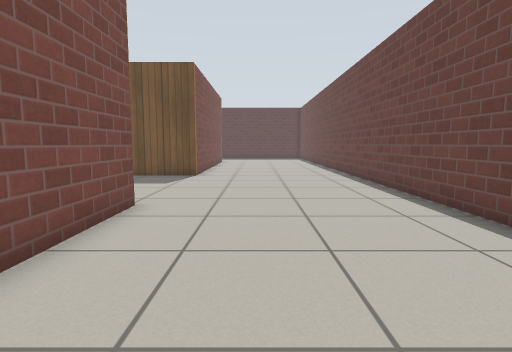
View 1 (above)

16 first-person views from a walk through a world built for the Gazebo simulator. The camera is 0.72 m above the floor, tilts 6° down and sees 80° across. The floor is counted in squares, 0.5 m on a side. Each view is taken from the middle of a square. On the plan, view 1 faces up. The plan holds only what a view shows up to about 14 squares ahead; the rest is blank. Gazebo's built-in surfaces are drawn with simple patterns. Some stock models are drawn as simple stand-ins.

View 2
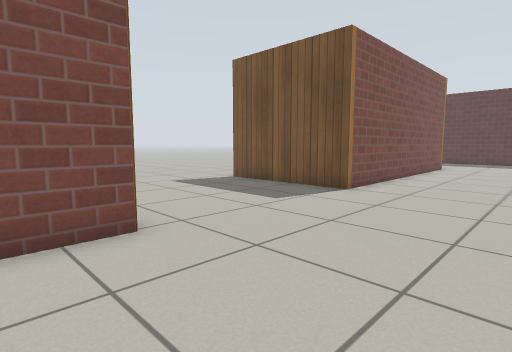

View 3
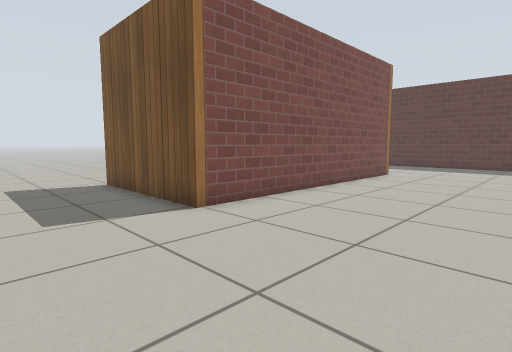

View 4
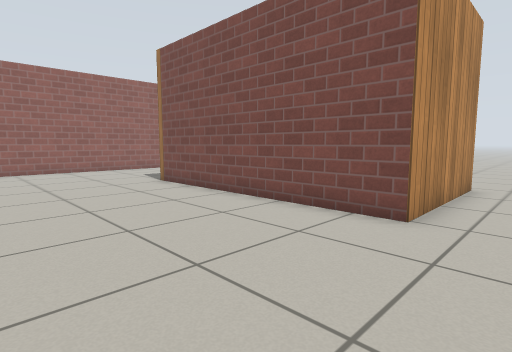

View 5
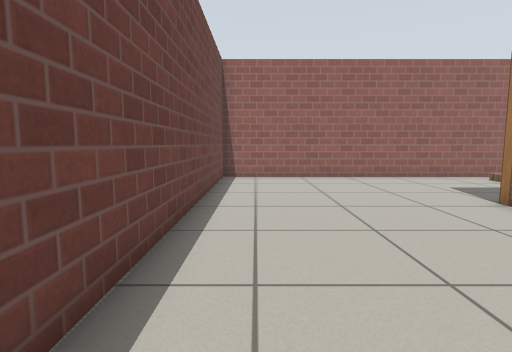

View 6
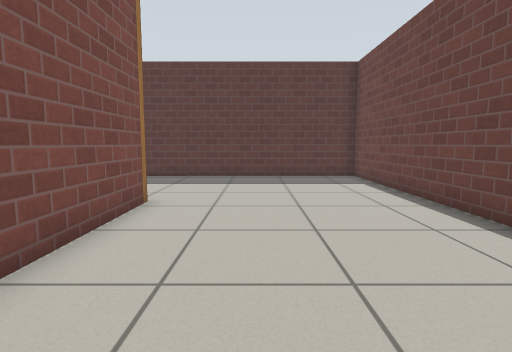

View 7
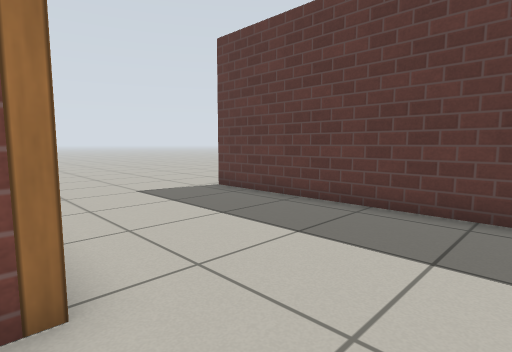

View 8
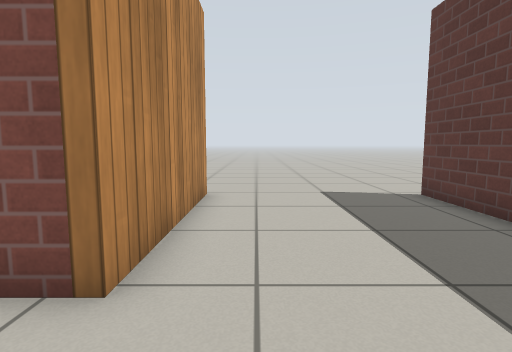

View 9
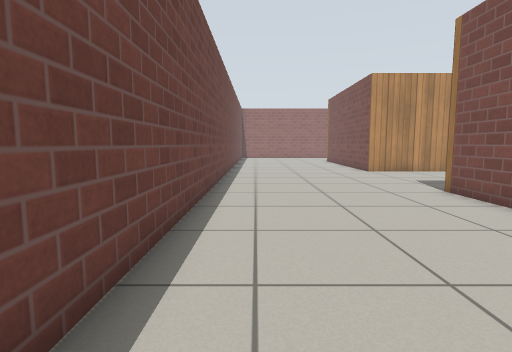

View 10
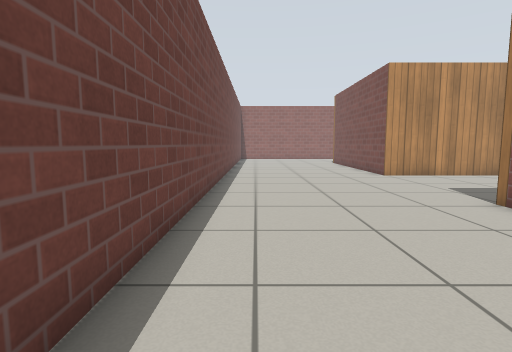

View 11
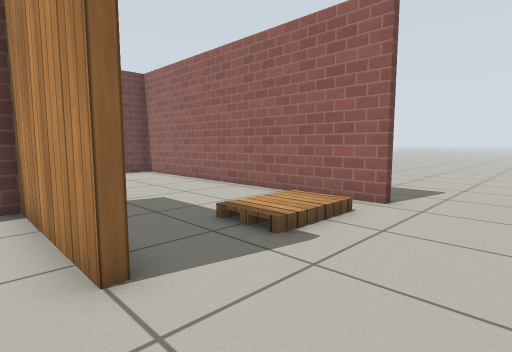

View 12
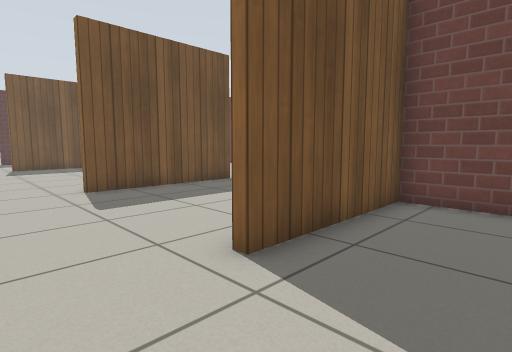

View 13
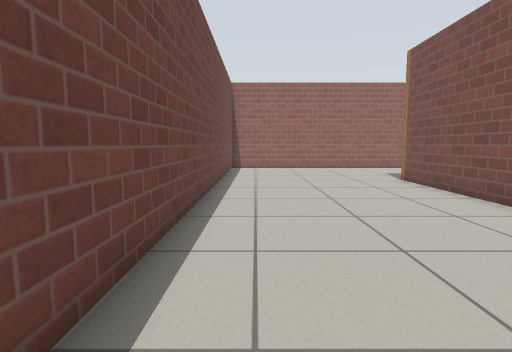

View 14
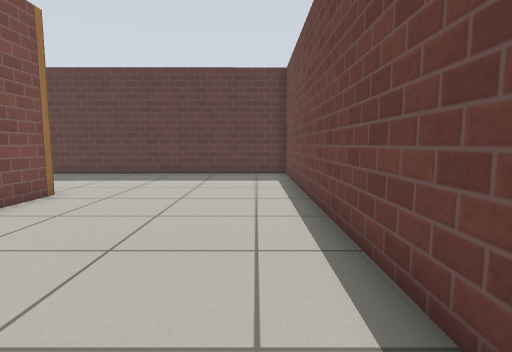

View 15
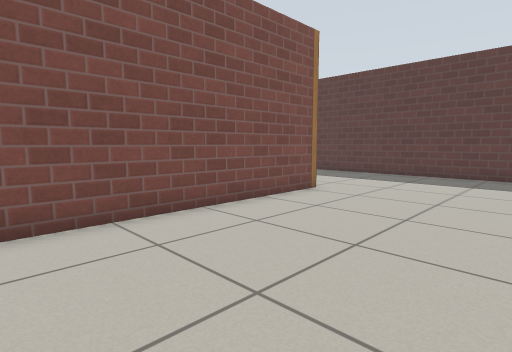

View 16
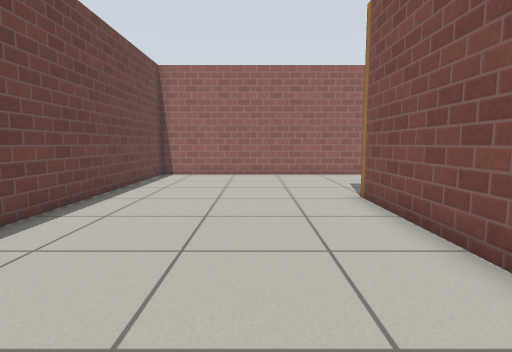

### Floor plan
Points are (right, up) in squares from view 1. A wall is a line through its corners. A room is listed if a view was taken in it or the views show most of it. See-through windows are left out.
Room 1 (views 1, 2, 3, 4, 5, 6, 7, 8, 9, 10, 13, 14, 15, 16)
walls: (-8.4, 7.1) (-2.7, 7.1) (-2.7, -2.4); (-8.8, 24.6) (-2.7, 24.6) (-2.7, 13.8) (-8.3, 13.8); (-8.1, -8.3) (4.4, -8.3) (4.4, 30.7) (-8.6, 30.7)
ways out: opening at (-10, 7) to room 2; opening at (-9.5, -2) to room 2; opening at (-10, -8.5); opening at (-10, 14); opening at (-10, 24.5); opening at (-10, 31)
Room 2 (views 11, 12)
walls: (-7.9, -2.4) (-7.9, -2) (-3.1, -2); (-3.2, 4.6) (-3.2, 6.8) (-8.4, 6.8)
ways out: opening at (-10, 7) to room 1; opening at (-9.5, -2) to room 1

Where each view was taken, in squares from view 1:
view 1: 0 up, 0 right, facing up
view 2: 5 up, 2 right, facing up-left
view 3: 10 up, 3 right, facing up-left
view 4: 9 up, 3 right, facing down-left
view 5: 5 up, 3 right, facing down
view 6: 17 up, 0 right, facing up
view 7: 24 up, 0 right, facing up-left
view 8: 26 up, 0 right, facing left
view 9: 23 up, 3 right, facing down
view 10: 21 up, 3 right, facing down
view 11: 1 down, 11 left, facing down-right
view 12: 4 up, 11 left, facing up-right
view 13: 10 up, 3 right, facing down
view 14: 16 up, 3 right, facing up
view 15: 16 up, 3 right, facing up-left
view 16: 6 up, 0 right, facing down
